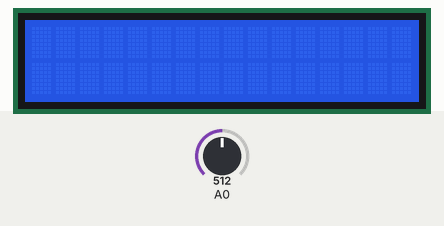
Simulated run of this sketch. Board: Arduino Uno, built with avr-gcc and run on an emulated ATmega328P. Shown: 16×2 character LCD. The inputs (shaded band) are chosen by the test bench; at power-on: A0 = 512. What the sketch prints to the serial monitor is not drawn.

Above: at 1.2 s.
1.3 s: A0 set to 543
2.8 s: A0 set to 570
At 4.2 s:
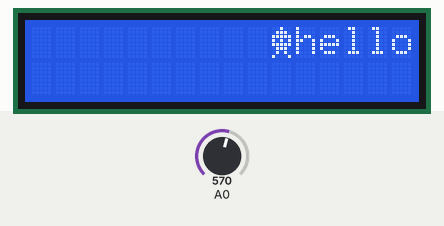
4.5 s: A0 set to 511
At 5.7 s:
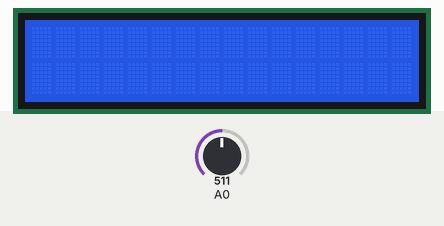
6.0 s: A0 set to 716
At 7.2 s:
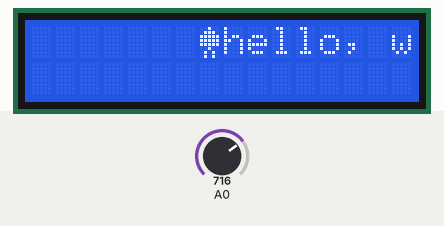
7.5 s: A0 set to 370
At 8.1 s:
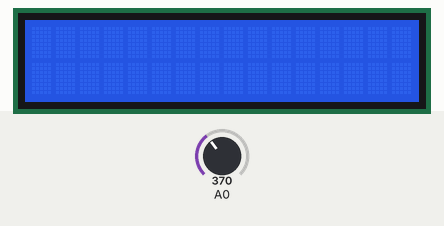
Timing chart, 0 to 10.0 s (numbered marks = the images above; inputs shaded):
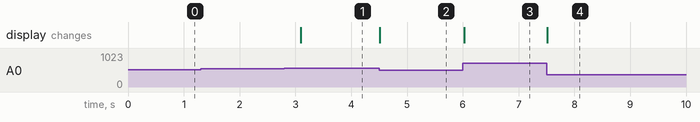

Measured:
- the behaviour switches between 554 and 555 on A0 (found by bisection; images 0 and 1)
- after the input at 1.3 s, every drawn part: stays the same
- after the input at 2.8 s, the display: changes after 0.30 s (image 1)
- after the input at 4.5 s, the display: changes at once (image 2)
- after the input at 6.0 s, the display: changes at once (image 3)
- after the input at 7.5 s, the display: changes at once (image 4)

The sketch:

b0941075.ino
```cpp
#include <LiquidCrystal.h>

LiquidCrystal lcd(8, 9, 4, 5, 6, 7);
int x=0,y=0;    //設變數x,改變小精靈位置
int lcd_key = 0;
int adc_key_in = 0;
#define btnRIGHT 0
#define btnUP 1
#define btnDOWN 2
#define btnLEFT 3
#define btnSELECT 4
#define btnNONE 5

int read_LCD_buttons()
{
adc_key_in = analogRead(0);

if (adc_key_in < 50) return btnRIGHT;
if (adc_key_in < 195) return btnUP;
if (adc_key_in < 380) return btnDOWN;
if (adc_key_in < 555) return btnLEFT;
if (adc_key_in < 790) return btnSELECT;

return btnNONE; // when all others fail, return this...
}

byte sp[6][8] = {
  {B00100, B01110, B11111, B10101, B11111, B01110, B01010, B10001},
  {B00100, B01110, B11111, B11010, B11111, B00100, B01010, B01010},
  {B00100, B01110, B11111, B11110, B11111, B01110, B00100, B00100},
  {B00100, B01110, B11111, B11111, B11111, B00100, B01010, B01010},
  {B00100, B01110, B11111, B01111, B11111, B01110, B00100, B00100},
  {B00100, B01110, B11111, B01101, B11111, B00100, B01010, B01010}
};//小精靈圖案

byte index = 0;
void setup()
{
lcd.begin(16, 2); // start the library
lcd.setCursor(0,0);
Serial.begin(9600);
for (byte i=0; i<6; i++) {
    lcd.createChar (i, sp[i]);
  }
}

void loop()
{
lcd.setCursor(x,y);
lcd_key = read_LCD_buttons();
lcd.write(index);
lcd.print("hello, world!");

switch (lcd_key) // depending on which button was pushed, we perform an action
  {
    case btnRIGHT:
    {
      lcd.clear();     //清除上一個小精靈
      delay(500);      //如果不加這行直接運行下面那行的話，按鈕一按x和y的值會爆衝
      x=x+1;           //向右移動一格
      index=index+1;   //改變小精靈圖樣
      break;
        }
    case btnLEFT:
    {
      lcd.clear();
      delay(500);
      x=x-1;           //向左移動一格
      index=index+1;
      break;
        }
    case btnUP:
    {
      lcd.clear();
      delay(500);
      y=y+1;           //向上移動一格
      index=index+1;
      break;
        }
    case btnDOWN:
    {
      lcd.clear();
      delay(500);
      y=y-1;           //向下移動一格
      index=index+1;
      break;
        }
    case btnSELECT:    //沒用到，但我想留著
    {
    break;
    }
    case btnNONE:      //沒用到，但我想留著
    {
    break;
    }
  }
if (index > 5) {   // 將 index 值限制在 0~5 之間
    index = 0;
    }
if (x>15){
    x=0;
    }         //如果小精靈在最右邊時按right，小精靈會到最左邊
if (x<0){
    x=15;
    }         //如果小精靈在最左邊時按left，小精靈會到最右邊
if (y>1){
    y=0;
    }         //如果小精靈在最下面時按up，小精靈會到最上面
 if (y<0){
    y=1;
    }         //如果小精靈在最上面時按down，小精靈會到最下面
Serial.print(x);
Serial.print("  ");
Serial.print(y);
Serial.print("  ");
Serial.println(index);
}
```
